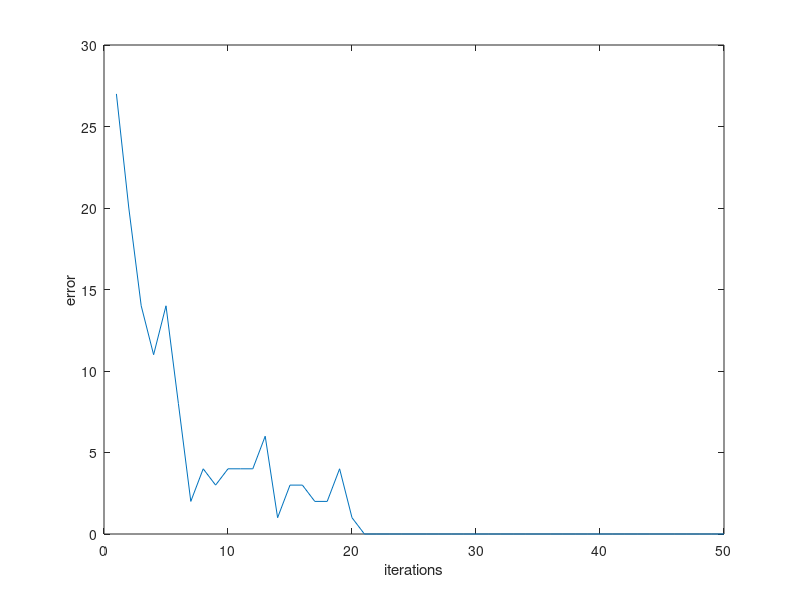

Source code (MATLAB):
clear all

% Params
n = 100;                %number of inputs
p = 50;                 %length of a spike train
b = 1;                  %threshold
T = 50;                 %maximum number of iterations
alpha=1;                %learning rate
toll = 10^(-5);         %tollerance for stop criterion

% Init
X = round(rand(n,p));   %matrix of inputs
y_t = round(rand(1,p));   %desired output
w = ones(n,1)*0.5;      %initialise weights
y = 0;              %initialise output
error = zeros(1,T);     %initialise vector error

% Main algo
for t =1:T
    
    for mu = 1:p
        y = (w'*X(:,mu)-b)>0;       %calculate output
        w = w + alpha*(y_t(mu)-y)*X(:,mu);   %update weights
        error(t) = error(t) + ((y_t(mu) - y).^2); % save error
    end
    
    if error(t)< toll
        break                                   %stop if error is close to 0
    end
    
end

% Plot
figure;
plot(error)
xlabel('iterations')
ylabel('error')